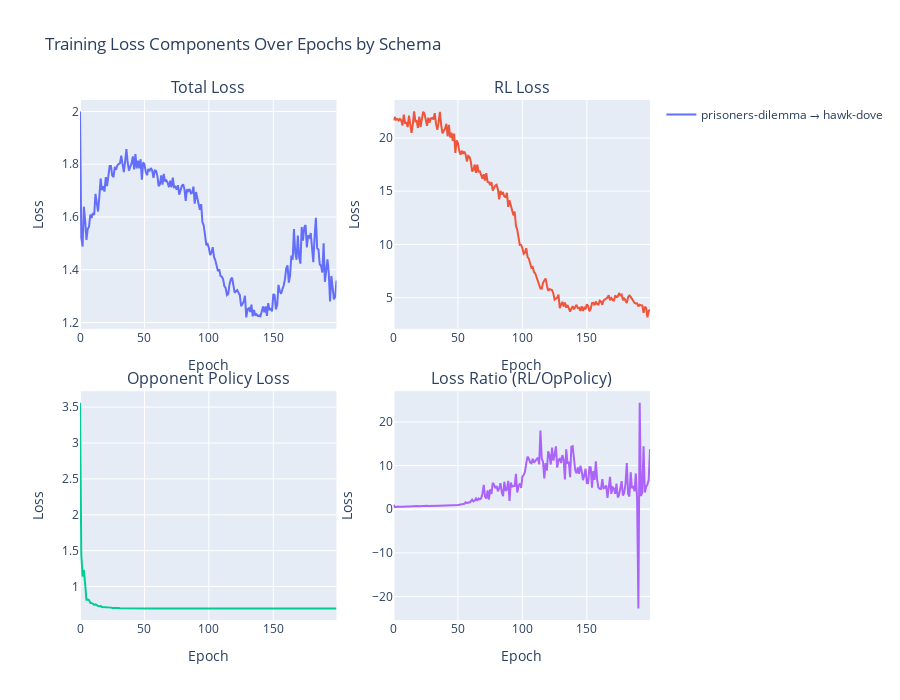

Write notebook code for a chart like this one.
### Markdown cell above
### 4.1 Training Loss Curves Over Epochs

### Code cell
if not training_df.empty:
    # Loss components over time
    fig = make_subplots(
        rows=2, cols=2,
        subplot_titles=('Total Loss', 'RL Loss', 'Opponent Policy Loss', 'Loss Ratio (RL/OpPolicy)'),
        vertical_spacing=0.12,
        horizontal_spacing=0.1
    )
    
    loss_columns = [
        ('total_loss', 1, 1),
        ('rl_loss', 1, 2),
        ('opponent_policy_loss', 2, 1),
        ('loss_ratio', 2, 2)
    ]
    
    for schema in training_df['schema_name'].unique():
        schema_data = training_df[training_df['schema_name'] == schema].groupby('epoch').agg({
            'total_loss': 'mean',
            'rl_loss': 'mean',
            'opponent_policy_loss': 'mean',
            'loss_ratio': 'mean'
        }).reset_index()
        
        for col_name, row, col in loss_columns:
            fig.add_trace(
                go.Scatter(x=schema_data['epoch'], y=schema_data[col_name],
                          mode='lines', name=schema, showlegend=(row==1 and col==1)),
                row=row, col=col
            )
    
    fig.update_layout(
        title_text="Training Loss Components Over Epochs by Schema",
        height=700,
        hovermode='x unified'
    )
    fig.update_xaxes(title_text="Epoch")
    fig.update_yaxes(title_text="Loss")
    fig.show()
else:
    print("No training data available for visualization")

### Figure 1 — Plotly figure (JSON) as saved in the notebook; plotly's stock layout.template omitted (floating-point values rounded to 4 significant figures; data arrays with more than 128 entries replaced by an {"elided": "..."} marker saying what was removed)
{"data": [{"mode": "lines", "name": "prisoners-dilemma → hawk-dove", "showlegend": true, "type": "scatter", "x": {"elided": "200 int values"}, "xaxis": "x", "y": {"elided": "200 float values"}, "yaxis": "y"}, {"mode": "lines", "name": "prisoners-dilemma → hawk-dove", "showlegend": false, "type": "scatter", "x": {"elided": "200 int values"}, "xaxis": "x2", "y": {"elided": "200 float values"}, "yaxis": "y2"}, {"mode": "lines", "name": "prisoners-dilemma → hawk-dove", "showlegend": false, "type": "scatter", "x": {"elided": "200 int values"}, "xaxis": "x3", "y": {"elided": "200 float values"}, "yaxis": "y3"}, {"mode": "lines", "name": "prisoners-dilemma → hawk-dove", "showlegend": false, "type": "scatter", "x": {"elided": "200 int values"}, "xaxis": "x4", "y": {"elided": "200 float values"}, "yaxis": "y4"}], "layout": {"annotations": [{"font": {"size": 16}, "showarrow": false, "text": "Total Loss", "x": 0.225, "xanchor": "center", "xref": "paper", "y": 1, "yanchor": "bottom", "yref": "paper"}, {"font": {"size": 16}, "showarrow": false, "text": "RL Loss", "x": 0.775, "xanchor": "center", "xref": "paper", "y": 1, "yanchor": "bottom", "yref": "paper"}, {"font": {"size": 16}, "showarrow": false, "text": "Opponent Policy Loss", "x": 0.225, "xanchor": "center", "xref": "paper", "y": 0.44, "yanchor": "bottom", "yref": "paper"}, {"font": {"size": 16}, "showarrow": false, "text": "Loss Ratio (RL/OpPolicy)", "x": 0.775, "xanchor": "center", "xref": "paper", "y": 0.44, "yanchor": "bottom", "yref": "paper"}], "height": 700, "hovermode": "x unified", "title": {"text": "Training Loss Components Over Epochs by Schema"}, "xaxis": {"anchor": "y", "domain": [0, 0.45], "title": {"text": "Epoch"}}, "xaxis2": {"anchor": "y2", "domain": [0.55, 1], "title": {"text": "Epoch"}}, "xaxis3": {"anchor": "y3", "domain": [0, 0.45], "title": {"text": "Epoch"}}, "xaxis4": {"anchor": "y4", "domain": [0.55, 1], "title": {"text": "Epoch"}}, "yaxis": {"anchor": "x", "domain": [0.56, 1], "title": {"text": "Loss"}}, "yaxis2": {"anchor": "x2", "domain": [0.56, 1], "title": {"text": "Loss"}}, "yaxis3": {"anchor": "x3", "domain": [0, 0.44], "title": {"text": "Loss"}}, "yaxis4": {"anchor": "x4", "domain": [0, 0.44], "title": {"text": "Loss"}}}}
